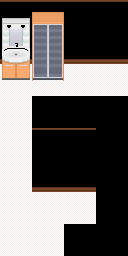

This game map was drawn from its Tiled (.tmx) file and the tilesets committed beside it. A one-line description and the full map source follow:
An orthogonal 4x8 tile map with 32x32 px tiles, 3 tile layers (layer0, layer2, layer3), 1 hidden layer not drawn, 3 tilesets.

<map version="1.9" tiledversion="1.9.2" orientation="orthogonal" renderorder="right-down" width="4" height="8" tilewidth="32" tileheight="32" infinite="0" nextlayerid="5" nextobjectid="1">
 <tileset firstgid="1" source="res/add_more.tsx" />
 <tileset firstgid="513" source="res/room-01-udy.tsx" />
 <tileset firstgid="929" source="res/room-01-ud.tsx" />
 <layer id="4" name="layer0" width="4" height="8">
  <data encoding="csv">
0,0,0,0,
0,0,0,0,
312,312,312,312,
312,0,0,0,
312,0,0,0,
312,0,0,0,
312,312,312,0,
312,312,0,0
</data>
 </layer>
 <layer id="1" name="layer1" width="4" height="8" visible="0" locked="1">
  <data encoding="csv">
12,12,12,12,
12,12,12,12,
31,31,31,31,
31,28,28,28,
31,12,12,28,
31,12,12,28,
65,66,67,28,
81,82,83,28
</data>
 </layer>
 <layer id="2" name="layer2" width="4" height="8" locked="1">
  <data encoding="csv">
521,521,521,521,
529,529,529,529,
0,0,0,0,
0,0,0,0,
0,521,521,0,
0,529,529,0,
0,0,0,0,
0,0,0,0
</data>
 </layer>
 <layer id="3" name="layer3" width="4" height="8" locked="1">
  <data encoding="csv">
1100,1101,0,0,
1108,1109,0,0,
1116,1117,0,0,
0,0,0,0,
0,0,0,0,
0,0,0,0,
0,0,0,0,
0,0,0,0
</data>
 </layer>
</map>
